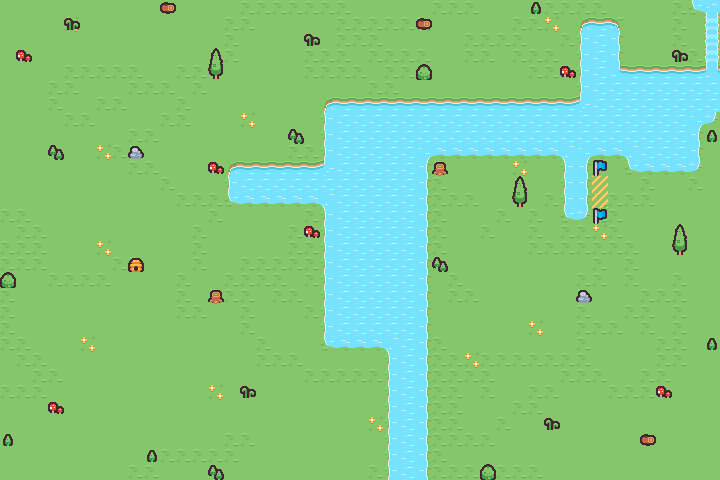

This is a level from a 2D game, rendered from its Tiled map with the project's own tilesets. A one-line summary and the map file follow, with tile-layer data summarised:
An orthogonal 45x30 tile map with 16x16 px tiles, 4 tile layers (Ground, Obstacles, Water, Goal) and 20 objects (7x letter, 7x hovercraft, 5x bomb, spawn).

<map version="1.10" tiledversion="1.10.2" orientation="orthogonal" renderorder="right-down" width="45" height="30" tilewidth="16" tileheight="16" infinite="0" nextlayerid="8" nextobjectid="21">
 <editorsettings>
  <export target="level9.tmj" format="json" />
 </editorsettings>
 <tileset firstgid="1" name="sprites" tilewidth="16" tileheight="16" tilecount="275" columns="25">
  <image source="sprites.png" trans="ff00ff" width="400" height="176" />
 </tileset>
 <layer id="1" name="Ground" width="45" height="30">
  <data>[1350 cells, 1350 non-empty, 3 distinct tile ids]</data>
 </layer>
 <layer id="2" name="Obstacles" width="45" height="30">
  <data>[1350 cells, 37 non-empty, 11 distinct tile ids]</data>
 </layer>
 <layer id="3" name="Water" width="45" height="30">
  <data>[1350 cells, 269 non-empty, 16 distinct tile ids]</data>
 </layer>
 <layer id="4" name="Goal" width="45" height="30">
  <data>[1350 cells, 4 non-empty, 3 distinct tile ids]</data>
 </layer>
 <objectgroup id="6" name="Letter Layer">
  <object id="2" name="Letter C" type="letter" gid="48" x="32" y="224" width="16" height="16" />
  <object id="3" name="Letter O" type="letter" gid="100" x="128" y="416" width="16" height="16" />
  <object id="4" name="Letter P" type="letter" gid="121" x="656" y="32" width="16" height="16" />
  <object id="5" name="Letter I" type="letter" gid="74" x="96" y="48" width="16" height="16" />
  <object id="6" name="Letter L" type="letter" gid="97" x="320" y="384" width="16" height="16" />
  <object id="7" name="Letter O" type="letter" gid="100" x="256" y="240" width="16" height="16" />
  <object id="8" name="Letter T" type="letter" gid="125" x="16" y="336" width="16" height="16" />
 </objectgroup>
 <objectgroup id="7" name="Enemy Layer">
  <object id="9" name="Bomb" type="bomb" gid="5" x="144" y="80" width="16" height="16" />
  <object id="10" name="Bomb" type="bomb" gid="5" x="64" y="368" width="16" height="16" />
  <object id="11" name="Bomb" type="bomb" gid="5" x="272" y="320" width="16" height="16" />
  <object id="12" name="Hovercraft" type="hovercraft" gid="165" x="64" y="112" width="16" height="16" />
  <object id="13" name="Hovercraft" type="hovercraft" gid="165" x="464" y="416" width="16" height="16" />
  <object id="14" name="Hovercraft" type="hovercraft" gid="165" x="144" y="304" width="16" height="16" />
  <object id="15" name="Hovercraft" type="hovercraft" gid="165" x="624" y="272" width="16" height="16" />
  <object id="16" name="Hovercraft" type="hovercraft" gid="165" x="512" y="272" width="16" height="16" />
  <object id="17" name="Hovercraft" type="hovercraft" gid="165" x="208" y="432" width="16" height="16" />
  <object id="18" name="Bomb" type="bomb" gid="5" x="544" y="352" width="16" height="16" />
  <object id="19" name="Bomb" type="bomb" gid="5" x="624" y="48" width="16" height="16" />
  <object id="20" name="Hovercraft" type="hovercraft" gid="165" x="480" y="64" width="16" height="16" />
 </objectgroup>
 <objectgroup id="5" name="Player">
  <object id="1" name="Spawn" type="spawn" x="320" y="448">
   <point />
  </object>
 </objectgroup>
</map>